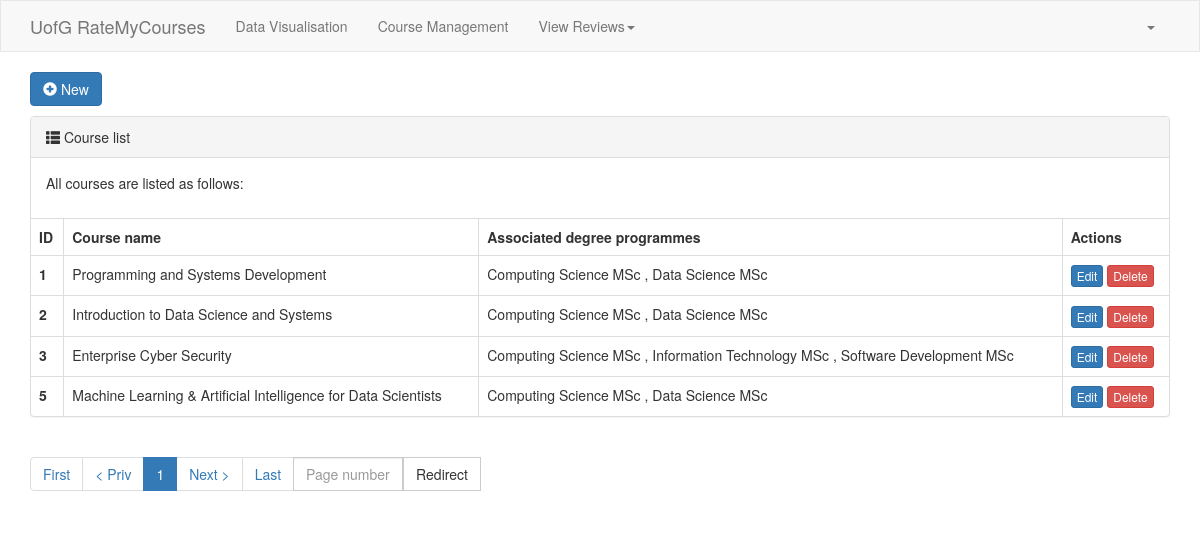
Page /course-management/ (signed in) on the committed database.
### rmc/models.py (models this page shows, shortened)
class Course(models.Model):
    name = models.CharField(verbose_name="Name", max_length=64)
    associated_degree_programmes = models.ManyToManyField(to="DegreeProgramme", related_name="degree_programme_courses")

class DegreeProgramme(models.Model):
    name = models.CharField(verbose_name="Degree programme name", max_length=32, unique=True)
    level_choices = (
        (1, "Undergraduate"),
        (2, "Postgraduate"),
    )
    level = models.SmallIntegerField(verbose_name="Level", choices=level_choices)

### rmc/views.py (the view)
# urls.py: path("course-management/", views.course_management),
def course_management(request):
    courses = models.Course.objects.prefetch_related("associated_degree_programmes").all()
    pagination_object = Pagination(request, courses)
    contents = {
        "queryset": pagination_object.queryset_page,
        "tpl_pagination_navbar": pagination_object.tpl(),
    }
    return render(request, "course-management.html", contents)

### rmc/templates/course-management.html
{% extends "layout.html" %}
{% block content %}
    <div class="container">
        <div class="new-btn-area">
            <a class="btn btn-primary" href="/course-add/">
                <span class="glyphicon glyphicon-plus-sign" aria-hidden="true"></span>
                New
            </a>
        </div>
        <div>
            <div class="panel panel-default">
                <div class="panel-heading">
                    <span class="glyphicon glyphicon-th-list" aria-hidden="true"></span>
                    Course list
                </div>
                <div class="panel-body">
                    <p>All courses are listed as follows:</p>
                </div>
                <table class="table table-bordered">
                    <thead>
                    <tr>
                        <th>ID</th>
                        <th>Course name</th>
                        <th>Associated degree programmes</th>
                        <th>Actions</th>
                    </tr>
                    </thead>
                    <tbody>
                    {% for obj in queryset %}
                        <tr>
                            <th scope="row">{{ obj.id }}</th>
                            <td>{{ obj.name }}</td>
                            <td>
                                {% for degree_programme in obj.associated_degree_programmes.all %}
                                    {{ degree_programme.name }}
                                    {% if not forloop.last %}, {% endif %}
                                {% endfor %}
                            </td>
                            <td>
                                <a class="btn btn-primary btn-xs" href="/{{ obj.id }}/course-edit/">Edit</a>
                                <a class="btn btn-danger btn-xs"
                                   href="/{{ obj.id }}/course-delete/">Delete</a>
                            </td>
                        </tr>
                    {% endfor %}
                    </tbody>
                </table>
            </div>
        </div>
        <div class="clearfix">
            <ul class="pagination">
                {{ tpl_pagination_navbar }}
            </ul>
        </div>
    </div>
{% endblock %}

### rmc/static/css/layout-style.css (style rules this page uses)
.new-btn-area { margin-bottom: 10px; }

### rows in the picture
Course: id "1", name "Programming and Systems Development"
DegreeProgramme: name "Computing Science MSc"
DegreeProgramme: name "Data Science MSc"
Course: id "2", name "Introduction to Data Science and Systems"
Course: id "3", name "Enterprise Cyber Security"
DegreeProgramme: name "Information Technology MSc"
DegreeProgramme: name "Software Development MSc"
Course: id "5", name "Machine Learning & Artificial Intelligence for Data Scientists"
